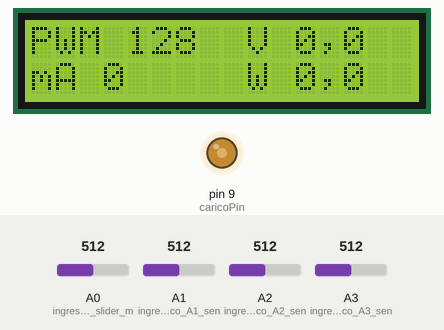
Bench run of a sketch on a simulated Arduino Uno, built with avr-gcc and run on an emulated ATmega328P. Shown: 16×2 character LCD, output pins drawn as LEDs (lit = HIGH). The test bench sets the inputs (shaded band); at power-on: A0 (ingresso_sensore_slider_m) = 512, A2 (ingresso_analogico_A2_sen) = 512, A1 (ingresso_analogico_A1_sen) = 512, A3 (ingresso_analogico_A3_sen) = 512.

Above: at 5.9 s.
6.0 s: A0 (ingresso_sensore_slider_m) set to 716
At 7.7 s:
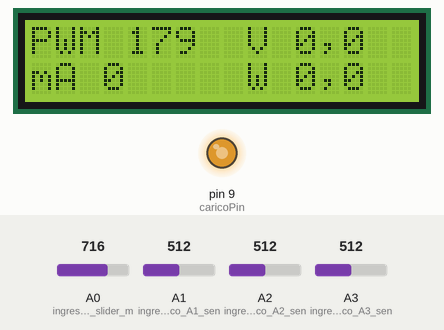
8.0 s: A0 (ingresso_sensore_slider_m) set to 992
At 9.9 s:
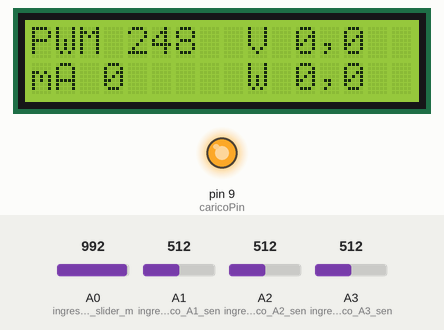
10.5 s: A0 (ingresso_sensore_slider_m) set to 90
At 12.0 s:
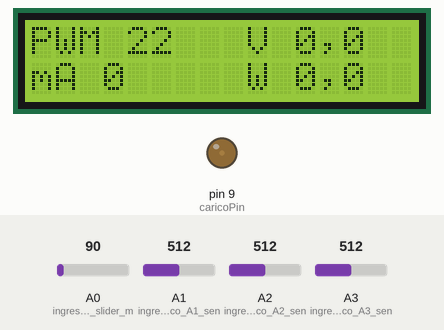
12.9 s: A2 (ingresso_analogico_A2_sen) set to 490
At 16.2 s:
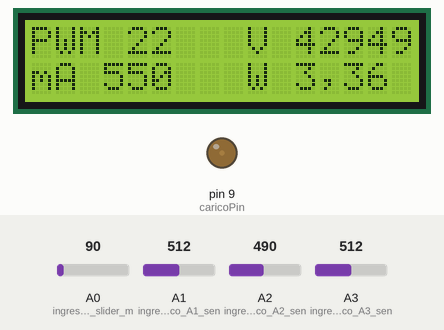
16.5 s: A1 (ingresso_analogico_A1_sen) set to 490
At 19.9 s:
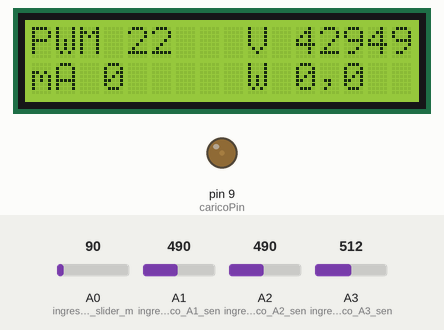
20.2 s: A3 (ingresso_analogico_A3_sen) set to 306
At 22.6 s:
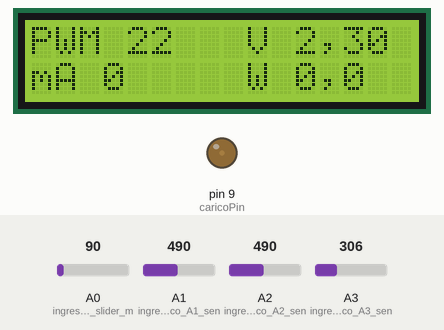
Timing chart, 0 to 24.1 s (numbered marks = the images above; inputs shaded):
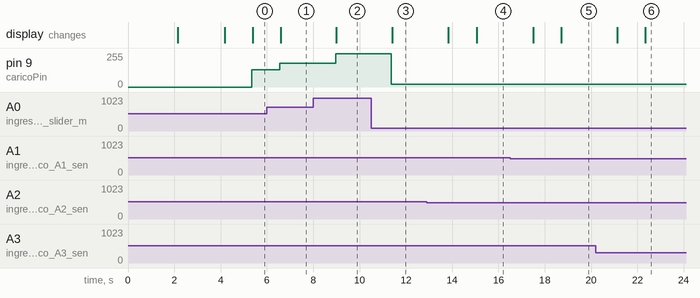

Measured:
- after the input at 6.0 s, pin 9 (caricoPin): 128/255 → 179/255 after 0.56 s; the display: changes after 0.60 s (image 1)
- after the input at 8.0 s, pin 9 (caricoPin): 179/255 → 248/255 after 0.97 s; the display: changes after 1.0 s (image 2)
- after the input at 10.5 s, pin 9 (caricoPin): 248/255 → 22/255 after 0.87 s; the display: changes after 0.91 s (image 3)
- after the input at 12.9 s, the display: first changes after 0.94 s (image 4 shows a later state)
- after the input at 16.5 s, the display: first changes after 1.0 s (image 5 shows a later state)
- after the input at 20.2 s, the display: first changes after 0.94 s (image 6 shows a later state)

The sketch:

REarduino3_check-up_lampade.ino
```cpp
/* REarduino3, check-up lampade a bassa tensione (alogene e LED), vedi video:
   Ver. 0.0 del 11/02/2018
   Video YouTube: https://youtu.be/IQgoPdrmbU4
   //
   Il software consente di testare l'assorbimento delle lampade LED ai diversi livelli di eccitazione PWM:
   Lo schema elettrico somiglia molto a quelli dei progetti Sibilla e DRIVE-IN.
   Il display videnzia il duty cycle, la tensione di uscita, i milliamper di assorbimento e i watt in unica videata.
   Vengono usati 3 sensori/divisori di tensione (2200 ohm verso massa e 3300 sul positivo da testare):
   Le resistenze di shunt sono 2 ceramiche a cubetto da 1 ohm 5 watt, in parallelo.
   Il Mosfet è il IRF3205. Optoisolatore 4N25.
   FOTORESISTENZA:
   Utilizzare una normale fotoresistenza da 20k collegata con un capo al positivo dei 5 volt:
   L'altro capo va all'ingresso A zero di arduino; tra A0 e GND va collocata una resistenza da 15k:
   SLIDER
   Per la prova delle lampade è più opportuno utilizzare uno slider da 10K con i capi collegati a massa uno e ai 5 volt positivi:
   di arduino l'altro. Il centrale va all'ingresso analogico A zero di arduino.
*/
#include <Arduino.h>                   //inclusione della libreria base:
#include <Wire.h>                      // libreria necessaria pere diplay seriale:
#include <LiquidCrystal_I2C.h>         //inclusione della libreria per display seriale:
// LiquidCrystal_I2C lcd(0x27, 2, 1, 0, 4, 5, 6, 7, 3, POSITIVE);    // impostazione display seriale NewLiquidCristal:
LiquidCrystal_I2C lcd(0x3F, 2, 1, 0, 4, 5, 6, 7, 3, POSITIVE);    // indirizzo LCD Philips PCF8574AT:
//
// int fondo_scala = 281;      // taratura fine scala volt, valido per 24 VOLT con divisore 1000 + 4700 ohm:
int fondo_scala = 125;         // taratura fine scala volt, valido per 12 VOLT con divisore 2200 + 3300 ohm:
//
int caricoPin = 9;             // carico analogico PWM pin 9:
int sensorePin = A0;           // sensore slider;
int luminosita = 700;          // valore da modificare, regola la luminosità dell'ambiente che si vuole ottenere:
unsigned long timer = 43200000;   // (60000*60*12 = quarantatremilioniduentemila = 12 ore) opzionale:
unsigned long volt_IN = A3;             // ingresso analogico A3 sensore volt FV:
unsigned long volt_SHUNT = A4;          // ingresso analogico A4 sensore dopo le 3 resistenze da 1 ohm:
unsigned long volt_DRAIN = A5;          // ingresso analogico A5 sensore volt batterie:
unsigned long volt_OUT = 0;
unsigned long somma_IN = 0;
unsigned long somma_SHUNT = 0;
unsigned long somma_DRAIN = 0;
long mAmper = 0;
int watt = 0;
int ciclopwm = 0;
int volt_ingresso = 12;
int segmenti = 0;
int somma_luce = 0;
int conta1 = 0;
int conta2 = 0;
int conta3 = 0;
int lento = 0;
int correzione = 0;
//
void setup()
{
  delay(2000);
  pinMode(caricoPin, OUTPUT);
  pinMode(A0, INPUT);     // ingresso sensore slider modifica duty cycle:
  pinMode(A1, INPUT);     // ingresso analogico A1 sensore volt IN:
  pinMode(A2, INPUT);     // ingresso analogico A2 sensore volt SHUNT:
  pinMode(A3, INPUT);     // ingresso analogico A3 sensore volt MOSFET:
  // i pin A4 e A5 sono dedicati al display IC2
  lcd.begin(16, 2); // Inizializzo LCD 16 caratteri per 2 linee, SERIALE:
  //  lcd.clear();
  lcd.begin(16, 2);
  lcd.print("    SoftPlus    ");
  lcd.setCursor(0, 1);
  lcd.print("  Consumo Zero  ");
  delay(2000);
  lcd.setCursor(0, 0);
  lcd.print("PWM      V      ");
  lcd.setCursor(0, 1);
  lcd.print("mA       W      ");
  //
}
void loop()
{
  // step 1 ************************ VERIFICA TENSIONI ****************************************
  //
  somma_IN = 0;
  somma_SHUNT = 0;
  somma_DRAIN = 0;
  somma_luce = 0;
  //
  for (int cicli = 0; cicli < 500; cicli++)    // analogRead() restituisce i segmenti (da 0 a 1023):
  {
    volt_IN = analogRead(A1);
    somma_IN = (somma_IN + volt_IN);
    //
    //  delay(1);
    volt_SHUNT = analogRead(A2);
    somma_SHUNT = (somma_SHUNT + volt_SHUNT);
    //
    //  delay(1);
    volt_DRAIN = analogRead(A3);
    somma_DRAIN = (somma_DRAIN + volt_DRAIN);
    //
    delay(2);
  }
  volt_IN = (somma_IN / 50);  // perchè è stata fatta la somma di 500 cicli:    // per avere 3 decimali
  volt_SHUNT = (somma_SHUNT / 50);  // perchè è stata fatta la somma di 500 cicli:   // per avere 3 decimali:
  volt_DRAIN = (somma_DRAIN / 50);  // perchè è stata fatta la somma di 500 cicli:   // per avere 3 decimali:
  volt_IN = (volt_IN * fondo_scala / 100);              // rettifica valori in relazione a divisore di tensione:
  volt_SHUNT = (volt_SHUNT * fondo_scala / 100);
  volt_DRAIN = (volt_DRAIN * fondo_scala / 100);
  volt_OUT = (volt_SHUNT - volt_DRAIN);
  //
  //  if (volt_OUT > 1200) correzione = correzione +1;     // limitatore a 12 volt:
  //  else correzione = 0;
  //
  // step 2 ************************ CALCOLO VOLT SU LAMPADA ***************************************
  if (volt_IN > volt_SHUNT)   // calcolo con volt con 3 decimali, cioè millivolt;
  {
    // utilizzare la versione 4/2 per l'hardware con resistenze da 0,5 ohm e quella 8/2 per resistenze da 0,25 ohm:
    // mAmper = (volt_IN - volt_SHUNT) * (2 / 2);     //perchè si utilizza una resistenze da 1 ohm:
    mAmper = (volt_IN - volt_SHUNT) * (4 / 2);     //perchè ci sono 2 resistenze da 1 ohm serie/parallelo, cioè 0,5 ohm di carico:
    // mAmper = (volt_IN - volt_SHUNT) * (8 / 2);     //perchè abbiamo 4 resistenze da 1 ohm in parallelo, cioè 0,25 ohm:
  }
  else
  {
    mAmper = 0;
  }
  volt_OUT = volt_OUT / 10;        // così ci sono solo 2 decimali, da visualizzare;
  volt_SHUNT = volt_SHUNT / 10;    // così ci sono solo 2 decimali, da visualizzare;
  //
  // step 3 ************************ GESTIONE PWM ***************************************************
  segmenti = analogRead (A0);        // verifica i segmenti della fotoresistenza o dello slider:
  // if (volt_OUT > 1200) ciclopwm = (segmenti / 4) - correzione;         // limitatore 12 volt:
  ciclopwm = (segmenti / 4);          // perchè i segmenti sono 1024 e il pwm 255:
  if (ciclopwm > 255) ciclopwm = 255;
  if (ciclopwm < 0) ciclopwm = 0;
  analogWrite(caricoPin, ciclopwm);        // pin D9:
  //
  // step 4 ************************++ VISUALIZZAZIONE DATI *****************************************
  lcd.setCursor(4, 0);
  lcd.print("    ");
  lcd.setCursor(4, 0);
  lcd.print(ciclopwm);
  lcd.setCursor(11, 0);
  lcd.print("      ");
  if (volt_OUT > 999)
  {
    lcd.setCursor(12, 0);
    lcd.print(volt_OUT);
    lcd.setCursor(13, 0);
    lcd.print(",");
    lcd.setCursor(11, 0);
    lcd.print(volt_OUT / 100);
  }
  if (volt_OUT < 1000)
  {
    if (volt_OUT < 100)
    {
      lcd.setCursor(13, 0);
      lcd.print(volt_OUT);
      lcd.setCursor(12, 0);
      lcd.print(",");
      lcd.setCursor(11, 0);
      lcd.print(volt_OUT / 100);
    }
    else
    {
      lcd.setCursor(12, 0);
      lcd.print(volt_OUT);
      lcd.setCursor(12, 0);
      lcd.print(",");
      lcd.setCursor(11, 0);
      lcd.print(volt_OUT / 100);
    }
  }
  lcd.setCursor(3, 1);
  lcd.print("     ");
  lcd.setCursor(3, 1);
  lcd.print(mAmper);
  // watt = ampermedia * voltshunt:
  watt = mAmper * volt_SHUNT / 1000;   // watt con 2 decimali:
  lcd.setCursor(11, 1);
  lcd.print("     ");
  if (watt < 1000)
  {
    if (watt < 100)
    {
      lcd.setCursor(13, 1);
      lcd.print(watt);
      lcd.setCursor(12, 1);
      lcd.print(",");
      lcd.setCursor(11, 1);
      lcd.print(watt / 100);
    }
    else
    {
      lcd.setCursor(12, 1);
      lcd.print(watt);
      lcd.setCursor(12, 1);
      lcd.print(",");
      lcd.setCursor(11, 1);
      lcd.print(watt / 100);
    }
  }
  if (watt > 999)
  {
    lcd.setCursor(12, 1);
    lcd.print(watt);
    lcd.setCursor(13, 1);
    lcd.print(",");
    lcd.setCursor(11, 1);
    lcd.print(watt / 100);
  }
  //
}
// FINE by SoftPlus Consumo Zero per blog Mauro Alfieri
```
